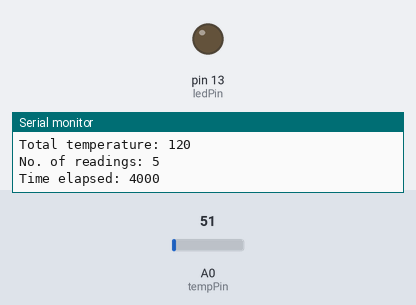
The sketch below on a simulated Arduino Uno, built with avr-gcc and run on an emulated ATmega328P. On the bench: output pins drawn as LEDs (lit = HIGH), the last lines printed to the serial monitor. The test bench sets the inputs (shaded band); at power-on: A0 (tempPin) = 51.

Above: at 5.0 s.
At 12.0 s:
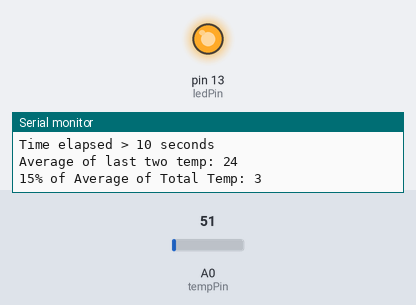
Timing chart, 0 to 18.2 s (numbered marks = the images above):
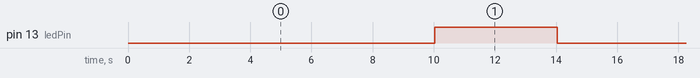

The sketch:

temp.ino
```cpp
int tempPin=A0;
int ledPin=13;
void setup()
{
  pinMode(13,OUTPUT);
  Serial.begin(9600);
}
int temp=0;
int prevTemp;
int mins=0;
int readings=0;
int lastTotalTemp=0;
int avgTotalTemp=0;
void loop()
{
  prevTemp=temp;
  temp=analogRead(tempPin);
  temp=temp*0.488;
  lastTotalTemp+=temp;
  readings+=1;
  if(mins==10000){
    Serial.println("Time elapsed > 10 seconds");
    avgTotalTemp=0.15*(lastTotalTemp/readings);
    int lastTwoAvg=(prevTemp+temp)/2;
    Serial.print("Average of last two temp: ");
    Serial.println(lastTwoAvg);
    Serial.print("15% of Average of Total Temp: ");
    Serial.println(avgTotalTemp);
    if(lastTwoAvg>avgTotalTemp){
      digitalWrite(ledPin,HIGH);
      delay(4000);
      digitalWrite(ledPin,LOW);
    }
    lastTotalTemp=0;
    readings=0;
    mins=0;
  }
  Serial.print("Total temperature: ");
  Serial.println(lastTotalTemp);
  Serial.print("No. of readings: ");
  Serial.println(readings);
  Serial.print("Time elapsed: ");
  Serial.println(mins);
  delay(1000);
  mins=mins+1000;
}
```

Measured:
- by itself, pin 13 (ledPin): alternates HIGH for 4.0 s and LOW for 10.0 s
